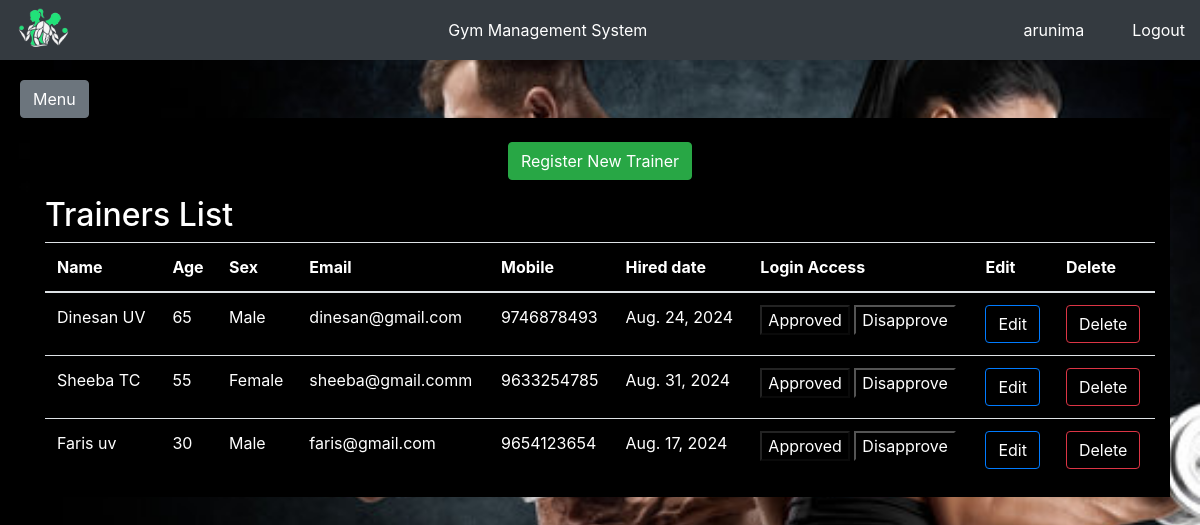
Page /trainers_list/ (signed in) on the committed database.
### registration/models.py (models this page shows, shortened)
class Trainers(models.Model):
    SEX_CHOICES = [
        ('Male', 'Male'),
        ('Female', 'Female'),
        ('Other', 'Other'),
    ]
    user = models.OneToOneField(User, on_delete=models.CASCADE)
    first_name = models.CharField(max_length=50)
    last_name = models.CharField(max_length=50)
    sex = models.CharField(max_length=10, choices=SEX_CHOICES)
    age = models.IntegerField()
    email = models.EmailField(max_length=50)
    mobile_number = models.CharField(max_length=15)
    hire_date = models.DateField(null=True, blank=True)
    class Meta:
        db_table='trainers'

### registration/views.py (the view)
# urls.py: path('trainers_list/', trainers_list, name='trainers_list'),
@login_required
def trainers_list(request):
    trainers=Trainers.objects.all()
    return render(request,'registration/trainers_list.html',{'trainers':trainers})

### main/templates/registration/trainers_list.html (shortened to what this page needs)
{% extends "base.html" %} {% block content %}
<div class="container half-opacity-bg">
  <div class="row justify-content-center">
    <div class="col-12 text-center mt-4 mb-3">
      <button
        type="button"
        class="btn btn-success white-text"
        onclick="window.location.href = '/add_trainer/'"
      >
        Register New Trainer
      </button>
    </div>
  </div>
  <div class="row justify-content-center">
    <div class="col-md-12">
      <h2 class="white-text">Trainers List</h2>
      <table class="table table-striped">
        <thead>
          <tr>
            <th scope="col" class="white-text">Name</th>
            <th scope="col" class="white-text">Age</th>
            <th scope="col" class="white-text">Sex</th>
            <th scope="col" class="white-text">Email</th>
            <th scope="col" class="white-text">Mobile</th>
            <th scope="col" class="white-text">Hired date</th>
            <th class="text-nowrap white-text">Login Access</th>
            <th scope="col" class="white-text">Edit</th>
            <th scope="col" class="white-text">Delete</th>
          </tr>
        </thead>
        <tbody>
          {% for trainer in trainers %}
          <tr>
            <td class="text-nowrap white-text">
              {{trainer.first_name}} {{trainer.last_name}}
            </td>
            <td class="white-text">{{trainer.age}}</td>
            <td class="white-text">{{trainer.sex}}</td>
            <td class="white-text">{{trainer.email}}</td>
            <td class="white-text">{{trainer.mobile_number}}</td>
            <td class="text-nowrap white-text">{{trainer.hire_date}}</td>
            <td class="text-nowrap">
              <a href="{% url 'approve_trainer' trainer.id %}">
                <button {% if trainer.user.is_active %}disabled{% endif %} class="white-text  half-opacity-bg">
                  {% if trainer.user.is_active %} Approved
                  {% else %} Approve
                  {% endif %}
                </button>
              </a>
              <a href="{% url 'disapprove_trainer' trainer.id %}">
                <button {% if not trainer.user.is_active %}disabled{% endif %} class="white-text  half-opacity-bg">
                  {% if trainer.user.is_active %} Disapprove {% else %} Disapproved {% endif %}
                </button>
              </a>
            </td>
            <td>
              <button
                type="button"
                class="btn btn-primary white-text half-opacity-bg"
                onclick="fn_ConfirmEdit('/edit_trainer/{{trainer.id}}')"
              >
                Edit
              </button>
            </td>
            <td>
              <button
                type="button"
                class="btn btn-danger white-text half-opacity-bg"
                onclick="fn_ConfirmDelete('/delete_trainer/{{trainer.id}}')"
              >
                Delete
              </button>
            </td>
          </tr>
          {% endfor %}
        </tbody>
      </table>
    </div>
  </div>
</div>
{% endblock %}

### main/templates/base.html (shortened to what this page needs)
<!DOCTYPE html>
<html>
  <head>
    <link
      href="https://stackpath.bootstrapcdn.com/bootstrap/4.5.2/css/bootstrap.min.css"
      rel="stylesheet"
    />
    {% load static %}
    <link rel="stylesheet" type="text/css" href="{% static 'css/main.css' %}" />
  </head>
  <body>
    <div class="header">
      <a href="{% url 'home' %}">
        <img
          src="{% static 'images/gms_logo.png' %}"
          alt="Logo"
        />
      </a>
      <div class="center">Gym Management System</div>
      <div class="text-white mr-5">{{user.username}}</div>
      <a href="/" class="text-white">Logout</a>
    </div>
    <div class="content" id="content">
      <button
        class="btn btn-secondary"
        id="sidebarCollapse"
        style="margin-top: 60px"
      >
        Menu
      </button>
      {% block content %} {% endblock %}
    </div>
  </body>
</html>

### main/static/css/main.css (style rules this page uses)
.header { height: 60px; background-color: #343a40; color: #ffffff; text-align: center; position: fixed; width: 100%; top: 0; z-index: 1000; display: flex; align-items: center; justify-content: space-between; padding: 0 15px; }
.header img { height: 50px; }
.header .center { flex-grow: 1; text-align: center; }
.content { padding: 20px; }
.content { margin-left: 0; padding: 20px; transition: margin-left 0.3s ease; }

### main/templates/registration/trainers_list.html (style rules this page uses)
.white-text { color: white; }
.half-opacity-bg { background-color:black; }

### rows in the picture
Trainers: first_name "Dinesan", last_name "UV", age "65", sex "Male", email "dinesan@gmail.com", mobile_number "9746878493", hire_date "Aug. 24, 2024", shows "Approved", shows "Disapprove"
Trainers: first_name "Sheeba", last_name "TC", age "55", sex "Female", email "sheeba@gmail.comm", mobile_number "9633254785", hire_date "Aug. 31, 2024", shows "Approved", shows "Disapprove"
Trainers: first_name "Faris", last_name "uv", age "30", sex "Male", email "faris@gmail.com", mobile_number "9654123654", hire_date "Aug. 17, 2024", shows "Approved", shows "Disapprove"

### other values in the picture
{{ user.username }} "arunima"
